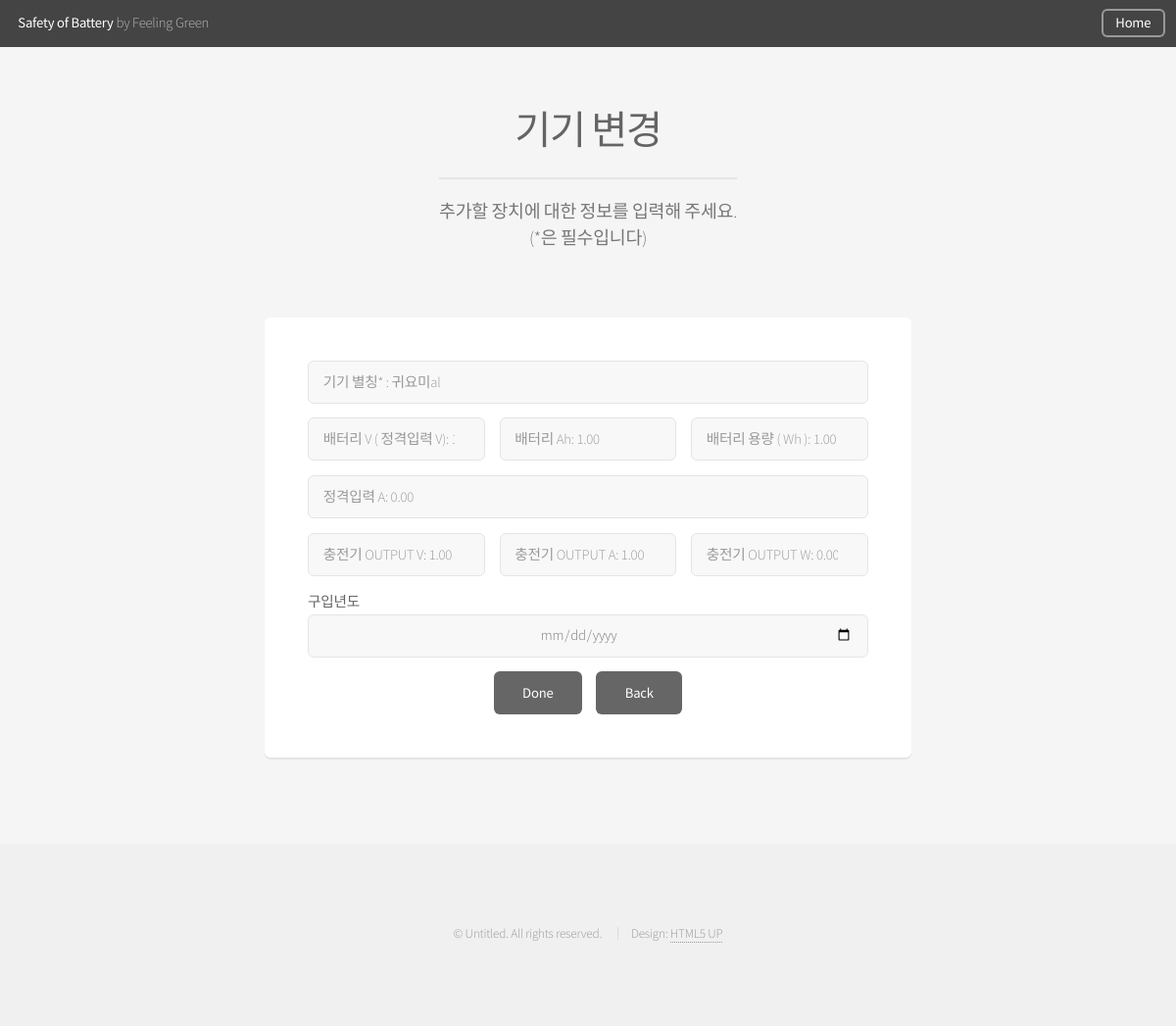
Page /device/edit/귀요미al (signed in) on the committed database.
### blog/models.py (models this page shows, shortened)
class LithiumBattery(models.Model):
    member=models.ForeignKey(Member, on_delete=models.CASCADE)
    name=models.CharField(max_length=20)
    category=models.CharField(max_length=20, null = True)
    battery_voltage=models.DecimalField(default=0, decimal_places=2, max_digits=20)
    battery_current=models.DecimalField(default=0, decimal_places=2, max_digits=20)
    battery_capacity=models.DecimalField(default=0, decimal_places=2, max_digits=20)
    rated_input_current=models.DecimalField(default=0, decimal_places=2, max_digits=20)
    charger_voltage=models.DecimalField(default=0, decimal_places=2, max_digits=20)
    charger_current=models.DecimalField(default=0, decimal_places=2, max_digits=20)
    charger_watt=models.DecimalField(default=0, decimal_places=2, max_digits = 20)
    purchase_period=models.DateField(editable=True, auto_now_add=False)
    status=models.CharField(max_length=20, null = True)
    loss=models.DecimalField(default=1.2, decimal_places=10, max_digits=20)
    loss_record = []
    manual_prediction = models.DecimalField(default = 0, decimal_places=10, max_digits=20)
    min_voltage=models.DecimalField(default=3.7, decimal_places=2, max_digits=20)
    max_voltage=models.DecimalField(default=4.2, decimal_places=2, max_digits=20)
    start_battery = models.IntegerField(default = 0)
    want_battery = models.IntegerField(default = 0)
    time_prediction_entire = models.DecimalField(default = 30, decimal_places=3, max_digits=20)
    time_prediction_day = models.IntegerField(default = 0)
    time_prediction_hour = models.IntegerField(default = 0)
    time_prediction_min = models.IntegerField(default = 0)
    time_prediction_sec = models.IntegerField(default = 0)
    now_time = models.DateTimeField(auto_now_add = True)
    charging_start_time = models.DateTimeField(auto_now_add=True)
    charging_finish_time = models.DateTimeField(auto_now_add=True)

### blog/views.py (the view, shortened to what this page needs)
# urls.py: path('device/edit/<str:device_name>', views.device_edit, name = 'device_edit'),
def device_edit(request, device_name):
    user = request.user
    member = Member.objects.get(user=user)
    device = LithiumBattery.objects.get(member=member, name=device_name)
    return render(request, 'device_edit.html', {'device':device})

### blog/templates/device_edit.html (shortened to what this page needs)
{% load static %}
<!DOCTYPE HTML>
<html>
<head>
   <link rel="stylesheet" href="{% static 'css/main.css'%}" />
</head>
<body class="is-preload">
   <div id="page-wrapper">
      <header id="header">
         <h1><a href="{% url 'index' %}">Safety of Battery</a> by Feeling Green</h1>
         <nav id="nav">
            <ul>
               <li><a href="{% url 'index' %}" class="button">Home</a></li>
            </ul>
         </nav>
      </header>
      <section id="main" class="container medium">
         <header>
            <h2>기기 변경</h2>
            <p>추가할 장치에 대한 정보를 입력해 주세요.<br>(*은 필수입니다)</p>
         </header>
         <div class="box">
            <form action="{% url 'device_edit' device.name %}" method="post" autocomplete="on">
               <div class="row gtr-50 gtr-uniform">
                  <div class="col-12">
                     <input type="text" maxlength='20' name="name" id="subject" placeholder="기기 별칭* : {{device.name}}"/>
                  </div>
                  <div class="col-4 col-12-mobilep">
                     <input type="number" step="0.01" name="battery_voltage" id="name"
                        placeholder="배터리 V ( 정격입력 V): {{device.battery_voltage}}" />
                  </div>
                  <div class="col-4 col-12-mobilep">
                     <input type="number" step="0.01" name="battery_current" id="email"
                        placeholder="배터리 Ah: {{device.battery_current}}" />
                  </div>
                  <div class="col-4 col-12-mobilep">
                     <input type="number" step="0.01" name="battery_capacity" id="email"
                        placeholder="배터리 용량 ( Wh ): {{device.battery_capacity}}" />
                  </div>
                  <div class="col-12 col-12-mobilep">
                     <input type="number" step="0.01" name="rated_input_current" id="email"
                        placeholder="정격입력 A: {{device.rated_input_current}}" />
                  </div>
                  <div class="col-4 col-12-mobilep">
                     <input type="number" step="0.01" name="charger_voltage" id="email"
                        placeholder="충전기 OUTPUT V: {{device.charger_voltage}}" />
                  </div>
                  <div class="col-4 col-12-mobilep">
                     <input type="number" step="0.01" name="charger_current" id="email"
                        placeholder="충전기 OUTPUT A: {{device.charger_current}}" />
                  </div>
                  <div class="col-4 col-12-mobilep">
                     <input type="number" step="0.01" name="charger_watt" id="email"
                        placeholder="충전기 OUTPUT W: {{device.charger_watt}}" />
                  </div>
                  <div class="col-12">
                     <b>구입년도 </b><br>
                     <input type="date" name="purchase_period" id="subject" value="{{device.purchase_period}}/>
                  </div>
                  <div class="col-12 col-12-mobilep" style="text-align: center;">
                  </div>
                  <div class="col-12">
                     <ul class="actions special">
                        <li><input type="submit" name="done" value="Done" /></li>
                        <li><input type="submit" name="back" value="Back" /></li>
                     </ul>
                  </div>
               </div>
            </form>
         </div>
      </section>
      <footer id="footer">
         <ul class="copyright">
            <li>&copy; Untitled. All rights reserved.</li>
            <li>Design: <a href="http://html5up.net">HTML5 UP</a></li>
         </ul>
      </footer>
   </div>
</body>
</html>

### rows in the picture
LithiumBattery: name "기기 별칭* : 귀요미al", battery_voltage "배터리 V ( 정격입력 V): 1.00", battery_current "배터리 Ah: 1.00", battery_capacity "배터리 용량 ( Wh ): 1.00", rated_input_current "정격입력 A: 0.00", charger_voltage "충전기 OUTPUT V: 1.00", charger_current "충전기 OUTPUT A: 1.00", charger_watt "충전기 OUTPUT W: 0.00"
